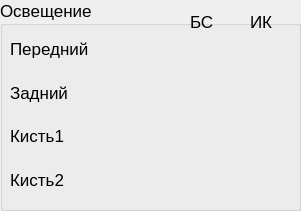
   <widget class="QGroupBox" name="groupBox">
    <property name="geometry">
     <rect>
      <x>1300</x>
      <y>450</y>
      <width>301</width>
      <height>211</height>
     </rect>
    </property>
    <property name="sizePolicy">
     <sizepolicy hsizetype="Preferred" vsizetype="Fixed">
      <horstretch>0</horstretch>
      <verstretch>0</verstretch>
     </sizepolicy>
    </property>
    <property name="minimumSize">
     <size>
      <width>100</width>
      <height>50</height>
     </size>
    </property>
    <property name="font">
     <font>
      <pointsize>13</pointsize>
     </font>
    </property>
    <property name="title">
     <string>Освещение</string>
    </property>
    <property name="flat">
     <bool>false</bool>
    </property>
    <widget class="QLabel" name="label_3">
     <property name="geometry">
      <rect>
       <x>10</x>
       <y>120</y>
       <width>161</width>
       <height>31</height>
      </rect>
     </property>
     <property name="sizePolicy">
      <sizepolicy hsizetype="Preferred" vsizetype="Preferred">
       <horstretch>0</horstretch>
       <verstretch>0</verstretch>
      </sizepolicy>
     </property>
     <property name="font">
      <font>
       <pointsize>13</pointsize>
      </font>
     </property>
     <property name="text">
      <string>Кисть1</string>
     </property>
    </widget>
    <widget class="QLabel" name="lbFrontIR">
     <property name="enabled">
      <bool>true</bool>
     </property>
     <property name="geometry">
      <rect>
       <x>250</x>
       <y>33</y>
       <width>35</width>
       <height>38</height>
      </rect>
     </property>
     <property name="maximumSize">
      <size>
       <width>35</width>
       <height>40</height>
      </size>
     </property>
     <property name="font">
      <font>
       <pointsize>13</pointsize>
      </font>
     </property>
     <property name="text">
      <string/>
     </property>
     <property name="pixmap">
      <pixmap resource="resources.qrc">:/Resources/light_level_0</pixmap>
     </property>
     <property name="scaledContents">
      <bool>true</bool>
     </property>
     <property name="alignment">
      <set>Qt::AlignCenter</set>
     </property>
    </widget>
    <widget class="QLabel" name="lbFront">
     <property name="geometry">
      <rect>
       <x>190</x>
       <y>33</y>
       <width>35</width>
       <height>38</height>
      </rect>
     </property>
     <property name="maximumSize">
      <size>
       <width>35</width>
       <height>40</height>
      </size>
     </property>
     <property name="font">
      <font>
       <pointsize>13</pointsize>
      </font>
     </property>
     <property name="text">
      <string/>
     </property>
     <property name="pixmap">
      <pixmap resource="resources.qrc">:/Resources/light_level_0</pixmap>
     </property>
     <property name="scaledContents">
      <bool>true</bool>
     </property>
    </widget>
    <widget class="QLabel" name="label_4">
     <property name="geometry">
      <rect>
       <x>10</x>
       <y>164</y>
       <width>151</width>
       <height>31</height>
      </rect>
     </property>
     <property name="sizePolicy">
      <sizepolicy hsizetype="Preferred" vsizetype="Preferred">
       <horstretch>0</horstretch>
       <verstretch>0</verstretch>
      </sizepolicy>
     </property>
     <property name="font">
      <font>
       <pointsize>13</pointsize>
      </font>
     </property>
     <property name="text">
      <string>Кисть2</string>
     </property>
    </widget>
    <widget class="QLabel" name="label_2">
     <property name="geometry">
      <rect>
       <x>10</x>
       <y>77</y>
       <width>151</width>
       <height>31</height>
      </rect>
     </property>
     <property name="sizePolicy">
      <sizepolicy hsizetype="Preferred" vsizetype="Preferred">
       <horstretch>0</horstretch>
       <verstretch>0</verstretch>
      </sizepolicy>
     </property>
     <property name="font">
      <font>
       <pointsize>13</pointsize>
      </font>
     </property>
     <property name="text">
      <string>Задний</string>
     </property>
    </widget>
    <widget class="QLabel" name="lbArm2IR">
     <property name="geometry">
      <rect>
       <x>250</x>
       <y>164</y>
       <width>35</width>
       <height>37</height>
      </rect>
     </property>
     <property name="maximumSize">
      <size>
       <width>35</width>
       <height>40</height>
      </size>
     </property>
     <property name="font">
      <font>
       <pointsize>13</pointsize>
      </font>
     </property>
     <property name="text">
      <string/>
     </property>
     <property name="pixmap">
      <pixmap resource="resources.qrc">:/Resources/light_level_0</pixmap>
     </property>
     <property name="scaledContents">
      <bool>true</bool>
     </property>
    </widget>
    <widget class="QLabel" name="lbArm1IR">
     <property name="geometry">
      <rect>
       <x>250</x>
       <y>120</y>
       <width>35</width>
       <height>38</height>
      </rect>
     </property>
     <property name="maximumSize">
      <size>
       <width>35</width>
       <height>40</height>
      </size>
     </property>
     <property name="font">
      <font>
       <pointsize>13</pointsize>
      </font>
     </property>
     <property name="text">
      <string/>
     </property>
     <property name="pixmap">
      <pixmap resource="resources.qrc">:/Resources/light_level_0</pixmap>
     </property>
     <property name="scaledContents">
      <bool>true</bool>
     </property>
    </widget>
    <widget class="QLabel" name="lbRearIR">
     <property name="geometry">
      <rect>
       <x>250</x>
       <y>77</y>
       <width>35</width>
       <height>37</height>
      </rect>
     </property>
     <property name="maximumSize">
      <size>
       <width>35</width>
       <height>40</height>
      </size>
     </property>
     <property name="font">
      <font>
       <pointsize>13</pointsize>
      </font>
     </property>
     <property name="text">
      <string/>
     </property>
     <property name="pixmap">
      <pixmap resource="resources.qrc">:/Resources/light_level_0</pixmap>
     </property>
     <property name="scaledContents">
      <bool>true</bool>
     </property>
    </widget>
    <widget class="QLabel" name="lbArm1">
     <property name="geometry">
      <rect>
       <x>190</x>
       <y>120</y>
       <width>35</width>
       <height>38</height>
      </rect>
     </property>
     <property name="maximumSize">
      <size>
       <width>35</width>
       <height>40</height>
      </size>
     </property>
     <property name="font">
      <font>
       <pointsize>13</pointsize>
      </font>
     </property>
     <property name="text">
      <string/>
     </property>
     <property name="pixmap">
      <pixmap resource="resources.qrc">:/Resources/light_level_0</pixmap>
     </property>
     <property name="scaledContents">
      <bool>true</bool>
     </property>
    </widget>
    <widget class="QLabel" name="lbRear">
     <property name="geometry">
      <rect>
       <x>190</x>
       <y>77</y>
       <width>35</width>
       <height>37</height>
      </rect>
     </property>
     <property name="maximumSize">
      <size>
       <width>35</width>
       <height>40</height>
      </size>
     </property>
     <property name="font">
      <font>
       <pointsize>13</pointsize>
      </font>
     </property>
     <property name="text">
      <string/>
     </property>
     <property name="pixmap">
      <pixmap resource="resources.qrc">:/Resources/light_level_0</pixmap>
     </property>
     <property name="scaledContents">
      <bool>true</bool>
     </property>
    </widget>
    <widget class="QLabel" name="lbArm2">
     <property name="geometry">
      <rect>
       <x>190</x>
       <y>164</y>
       <width>35</width>
       <height>37</height>
      </rect>
     </property>
     <property name="maximumSize">
      <size>
       <width>35</width>
       <height>40</height>
      </size>
     </property>
     <property name="font">
      <font>
       <pointsize>13</pointsize>
      </font>
     </property>
     <property name="text">
      <string/>
     </property>
     <property name="pixmap">
      <pixmap resource="resources.qrc">:/Resources/light_level_0</pixmap>
     </property>
     <property name="scaledContents">
      <bool>true</bool>
     </property>
    </widget>
    <widget class="QLabel" name="label">
     <property name="enabled">
      <bool>true</bool>
     </property>
     <property name="geometry">
      <rect>
       <x>10</x>
       <y>33</y>
       <width>161</width>
       <height>31</height>
      </rect>
     </property>
     <property name="sizePolicy">
      <sizepolicy hsizetype="Preferred" vsizetype="Preferred">
       <horstretch>0</horstretch>
       <verstretch>0</verstretch>
      </sizepolicy>
     </property>
     <property name="font">
      <font>
       <pointsize>13</pointsize>
      </font>
     </property>
     <property name="text">
      <string>Передний</string>
     </property>
    </widget>
    <widget class="QLabel" name="label_5">
     <property name="enabled">
      <bool>true</bool>
     </property>
     <property name="geometry">
      <rect>
       <x>190</x>
       <y>10</y>
       <width>41</width>
       <height>23</height>
      </rect>
     </property>
     <property name="sizePolicy">
      <sizepolicy hsizetype="Preferred" vsizetype="Preferred">
       <horstretch>0</horstretch>
       <verstretch>0</verstretch>
      </sizepolicy>
     </property>
     <property name="font">
      <font>
       <pointsize>13</pointsize>
      </font>
     </property>
     <property name="text">
      <string>БС</string>
     </property>
    </widget>
    <widget class="QLabel" name="label_6">
     <property name="enabled">
      <bool>true</bool>
     </property>
     <property name="geometry">
      <rect>
       <x>250</x>
       <y>10</y>
       <width>41</width>
       <height>23</height>
      </rect>
     </property>
     <property name="sizePolicy">
      <sizepolicy hsizetype="Preferred" vsizetype="Preferred">
       <horstretch>0</horstretch>
       <verstretch>0</verstretch>
      </sizepolicy>
     </property>
     <property name="font">
      <font>
       <pointsize>13</pointsize>
      </font>
     </property>
     <property name="text">
      <string>ИК</string>
     </property>
    </widget>
   </widget>
